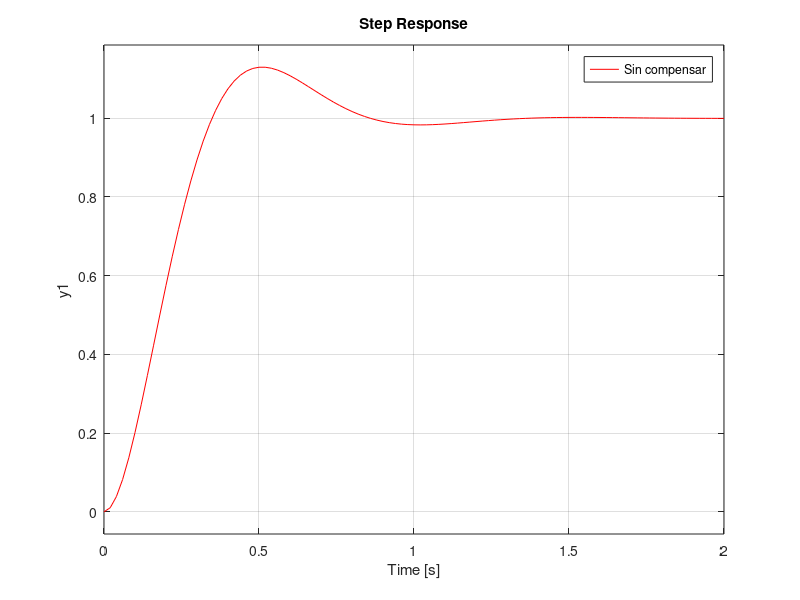
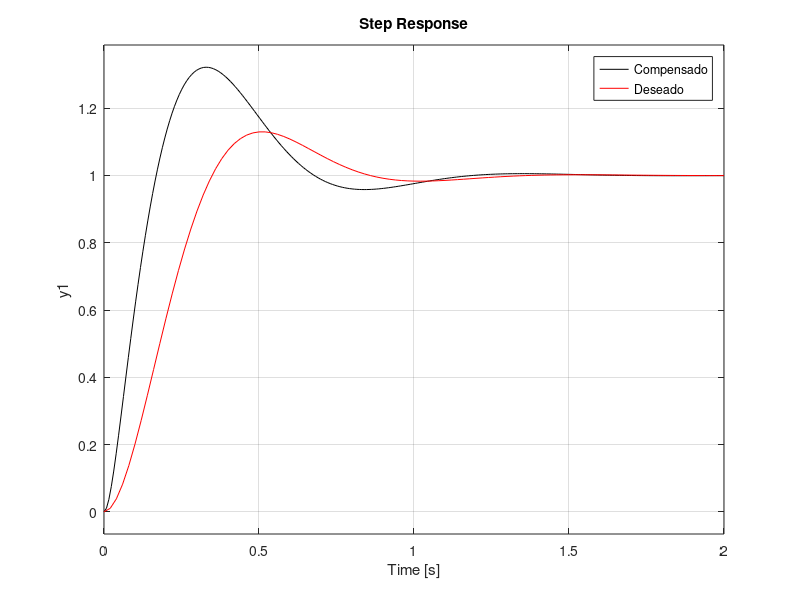
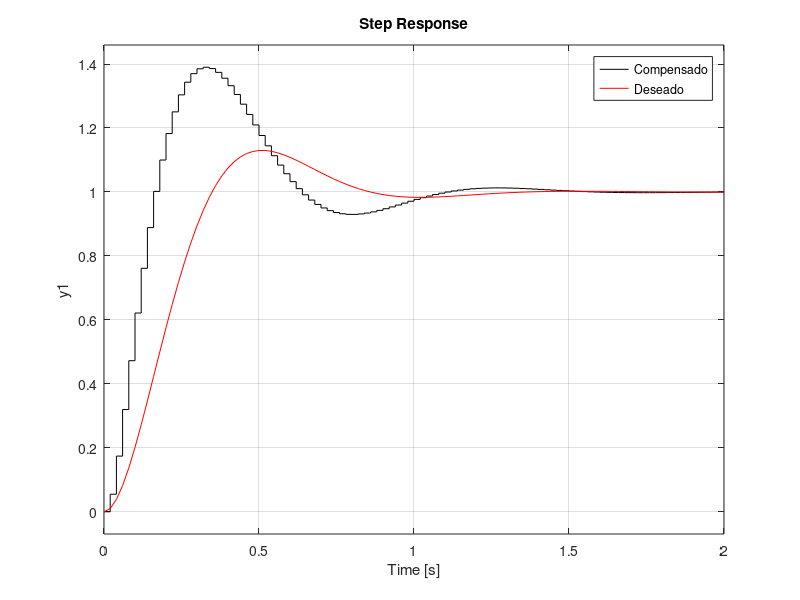
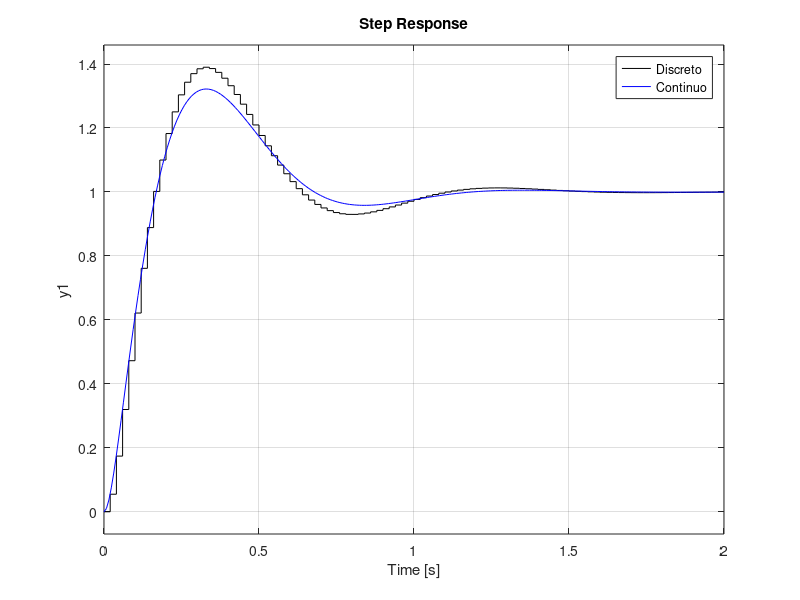

Write the MATLAB code that produced these figures, in order.
clc
close all
clear

%proceso
g=tf(1,[1 48 5]);
step(g,'k')
g_cl=feedback(g,1);
hold on

%deseado
Ts=1;
so=13/100;
e=sqrt((log(so))^2/(pi^2+(log(so))^2));
wn=4/(Ts*e);
g_d=tf(wn^2,[1 2*e*wn wn^2]);
hold on
step(g_cl,'b')
step(g_d,'r')
legend('Sin compensar','sin compensar en CL','Deseado')
[P Z]=pzmap(g_d)

pol_d=[1 2*e*wn wn^2];
pol_a=conv(pol_d,[1 40]);

%------controlador----
K_p=373.9-5;
T_i=K_p/2157.5;
g_c=tf([K_p*T_i K_p],[T_i 0]);

%--------compensado----
sis_ol=g_c*g;
sis_cl=feedback(sis_ol,1);
figure
step(sis_cl,'k')
hold on
step(g_d,'r')
legend('Compensado','Deseado')
[p z]=pzmap(sis_cl)


%--------------------discretizar----------------
%----------w=ancho de banda en lazo cerrado---
w=14.3;
ws=2*14.3;
Ts=pi/ws; %nyquist
Ts=1/50;%0.169/10; %empirico
% Ts=1/50;
% Ts=1/10;  %1/10 foh
gc_d=c2d(g_c,Ts,'zoh');
gp_d=c2d(g,Ts,'zoh');
sis_ol_d=gc_d*gp_d;
sis_cl_d=feedback(sis_ol_d,1);
figure
step(sis_cl_d,'k')
hold on
step(g_d,'r')
legend('Compensado','Deseado')

figure
step(sis_cl_d,'k')
hold on
step(sis_cl,'b')
legend('Discreto','Continuo')
%--------------------discretizar----------------


%-----------implementar algoritmo-------------
rk=1;
%------controlador-----
uk1=0;
uk=0;
ek1=0;
ek=0;

%------controlador-----

%------proceso-----
ukp1=0;
ukp2=0;
ukp=0;
yk1=0;
yk2=0;
yk=0;
y=[];
%------proceso-----


t=0:Ts:4.5;
for i=1:length(t)
    
%     yk = 0.001886*ukp + 0.002608*ukp1 + 4.05e-05*ukp2 + 0.9774*yk1 - 2.632e-05*yk2; % FOH y nyquist
    yk = 0.0001488*ukp1 + 0.0001083*ukp2 + 1.382*yk1 - 0.3829*yk2; %zoh
%     yk = 0.0006962*ukp + 0.001286*ukp1 + 7.728e-05*ukp2 + 0.9979*yk1 -0.00823*yk2; %foh
    y = [y yk];
    %calcular el error
    ek = rk - yk;
    %calcular accion de control
%     uk = 605.9*ek - 131.9*ek1 + uk1; % FOH y nyquist
    uk=368.9*ek - 325.7*ek1+uk1;  %zoh Ts=1/50
%     uk=476.8*ek - 261*ek1+uk1;  %foh Ts=1/10
    ukp = uk;
    %--------actualizar valores--------
    ek1=ek;
    uk1=uk;
    
    
    ukp2=ukp1;
    ukp1=ukp;    
    yk2=yk1;
    yk1=yk;    
     
    
end
figure
plot(t,y,'--r')
hold on
step(sis_cl_d,'k')
step(sis_cl,'b')
legend('algoritmo','Discreto','Continuo')
